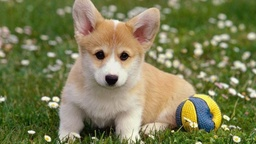
#> input picture Kmeans/Image/anh-con-cho-8.jpg, 256 x 144 px, shrunk from 800 x 450 before the run
$ jupyter execute Kmeans.ipynb
#> lines starting #> are read from the running program, lines starting #| are printed output that depends on the picture; after the words box and inside, x2 and y2 are one past the last pixel; in counts of white or black regions, pixels touching at a corner belong together
# Import library

[cell 1]
import numpy as np
import matplotlib.pyplot as plt
import cv2

# Giải thích từng phương pháp khởi tạo
+ Method 1: Chọn điểm đặc trưng ngẫu nhiên

Chọn ngẫu nhiên k điểm từ dữ liệu làm trung tâm ban đầu.
Nếu có hai điểm quá gần nhau, chọn lại (resample).
Đây là cách đơn giản nhưng có thể dẫn đến hội tụ chậm hoặc bị mắc kẹt trong cực tiểu cục bộ.
+ Method 2: Chọn các trọng tâm phân bố đều trong phạm vi dữ liệu

Thay vì chọn ngẫu nhiên, phương pháp này đảm bảo các trọng tâm phân bố đồng đều trong phạm vi dữ liệu.
Cách này giúp tránh việc tất cả các trọng tâm bị chọn tập trung vào một vùng dữ liệu nhỏ.
+ Method 3: Dùng K-Means trên một tập con của dữ liệu

Trước tiên, chạy thuật toán k-Means trên một tập con dữ liệu.
Sau đó, dùng kết quả này làm trọng tâm ban đầu cho thuật toán k-Means trên toàn bộ dữ liệu.
Cách này giúp thuật toán hội tụ nhanh hơn và cải thiện độ chính xác.

# Phân cụm K-Means

## Đề bài
- Cho một ảnh có N pixel và số cụm k.
- Mục tiêu: Tìm ra k cụm trong ảnh.

## Quy trình phân cụm
1. **Chọn trọng tâm ban đầu**:
   - Chọn ngẫu nhiên k điểm làm trung tâm cụm ban đầu: $ m_1, m_2, ..., m_k $ trong không gian đặc trưng.

2. **Gán pixel vào cụm gần nhất**:
   - Với mỗi pixel $x_j$, tìm cụm có trung tâm $m_i$ gần nhất và gán pixel đó vào cụm i.

3. **Cập nhật trung tâm cụm**:
   - Tính trung bình của tất cả các pixel trong từng cụm để cập nhật trung tâm mới.

4. **Lặp lại cho đến khi hội tụ**:
   - Nếu sự thay đổi của tất cả trung tâm cụm nhỏ hơn một ngưỡng $\epsilon$, thuật toán dừng lại. Ngược lại, quay lại bước 2.

# Điểm cần chú ý khi thay đổi
+ k=1: Toàn bộ ảnh sẽ có một màu duy nhất (trung bình tất cả các pixel).
+ k=2: Ảnh chỉ có 2 màu, làm mất nhiều chi tiết.
+ k=5: Chi tiết bắt đầu rõ hơn, nhưng vẫn đơn giản hóa màu sắc.
+ k=10: Màu sắc phong phú hơn, nhưng vẫn chưa hoàn toàn như ảnh gốc.
+ k=15,20: Gần giống ảnh gốc hơn nhưng vẫn có hiệu ứng phân cụm màu.

#  Kết quả mong đợi:
+ Khi k tăng, số lượng màu trong ảnh tăng lên, giúp giữ lại nhiều chi tiết hơn.
+ Khi k nhỏ, ảnh sẽ trông rất "đơn giản hóa" với các mảng màu lớn.

[cell 2]
# Đọc ảnh và chuyển sang không gian màu phù hợp
image = cv2.imread("Image/anh-con-cho-8.jpg")  # Thay bằng đường dẫn ảnh của bạn
#> image is the input picture: shape (144, 256, 3); mean B, G, R 83.5, 125.2, 124.8
image = cv2.cvtColor(image, cv2.COLOR_BGR2RGB)
pixel_vals = image.reshape((-1, 3))  # Chuyển về dạng vector 1D
pixel_vals = np.float32(pixel_vals)

# Thiết lập tiêu chí dừng của thuật toán K-Means
criteria = (cv2.TERM_CRITERIA_EPS + cv2.TERM_CRITERIA_MAX_ITER, 100, 0.85)
# Nghĩa là thuật toán sẽ dừng nếu:
# Đã chạy 100 vòng lặp.
# Hoặc sự thay đổi trong trọng tâm nhỏ hơn 0.85.
# Danh sách các giá trị k để kiểm tra

k_values = [1, 2, 5, 10, 15, 20]

# Tạo biểu đồ so sánh kết quả
plt.figure(figsize=(12, 6))

for i, k in enumerate(k_values):
    _, labels, centers = cv2.kmeans(pixel_vals, k, None, criteria, 10, cv2.KMEANS_RANDOM_CENTERS)
    centers = np.uint8(centers)
    segmented_data = centers[labels.flatten()]
    segmented_image = segmented_data.reshape((image.shape))

    # Hiển thị kết quả
    plt.subplot(2, 3, i + 1)
    plt.imshow(segmented_image)
    plt.title(f"k = {k}")
    plt.axis("off")
#> this loop made 6 passes
#> centers on passes 1 to 2: [[124, 125, 83]], [[82, 95, 44], [184, 168, 138]]
#> pass 1, `segmented_image = segmented_data.reshape((image.shape))`:
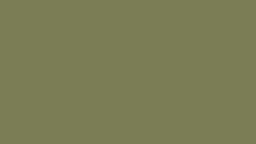
#> segmented_image: shape (144, 256, 3); mean R, G, B 124, 125, 83
#> pass 2, `segmented_image = segmented_data.reshape((image.shape))`:
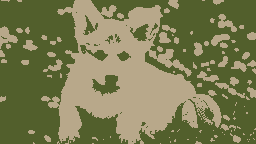
#> segmented_image: shape (144, 256, 3); mean R, G, B 124.2, 125.2, 82.9
#> pass 3, `segmented_image = segmented_data.reshape((image.shape))`:
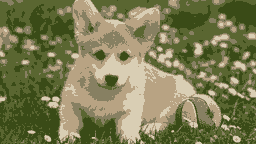
#> segmented_image: shape (144, 256, 3); mean R, G, B 124.3, 124.7, 83.1

plt.tight_layout()
plt.show()
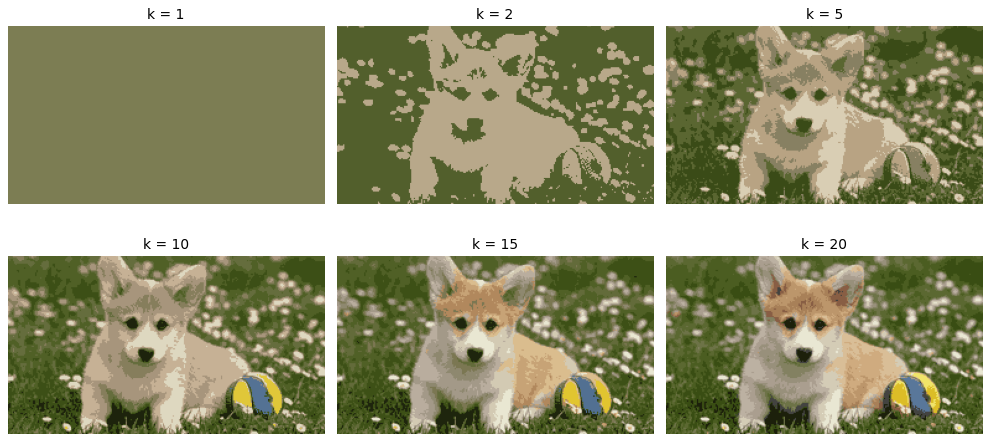
#> figure drawn by matplotlib, 6 panels

$ run again, with Kmeans/Image/hill.jpg copied over Kmeans/Image/anh-con-cho-8.jpg
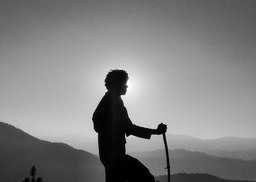
#> input picture Kmeans/Image/hill.jpg, 256 x 182 px, shrunk from 2330 x 1659 before the run
#> image is the input picture: shape (182, 256, 3); min 0, max 255, mean 129.3
#> the loop `for i, k in enumerate(k_values):` made 6 passes
#> centers on passes 1 to 2: [[129, 129, 129]], [[164, 164, 164], [71, 71, 71]]
#> pass 2, `segmented_image = segmented_data.reshape((image.shape))`:
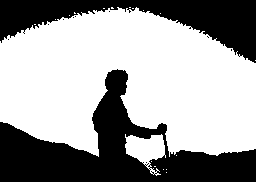
#> segmented_image: shape (182, 256, 3); values 71 (black) and 164 (white), 62% white; 11 black regions (9 under 20 px), largest, box (x1, y1, x2, y2) and area: (0, 69, 256, 182) 11136, (0, 0, 256, 63) 6539
#> pass 3, `segmented_image = segmented_data.reshape((image.shape))`:
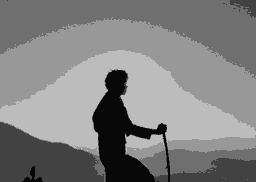
#> segmented_image: shape (182, 256, 3); min 8, max 188, mean 128.7
